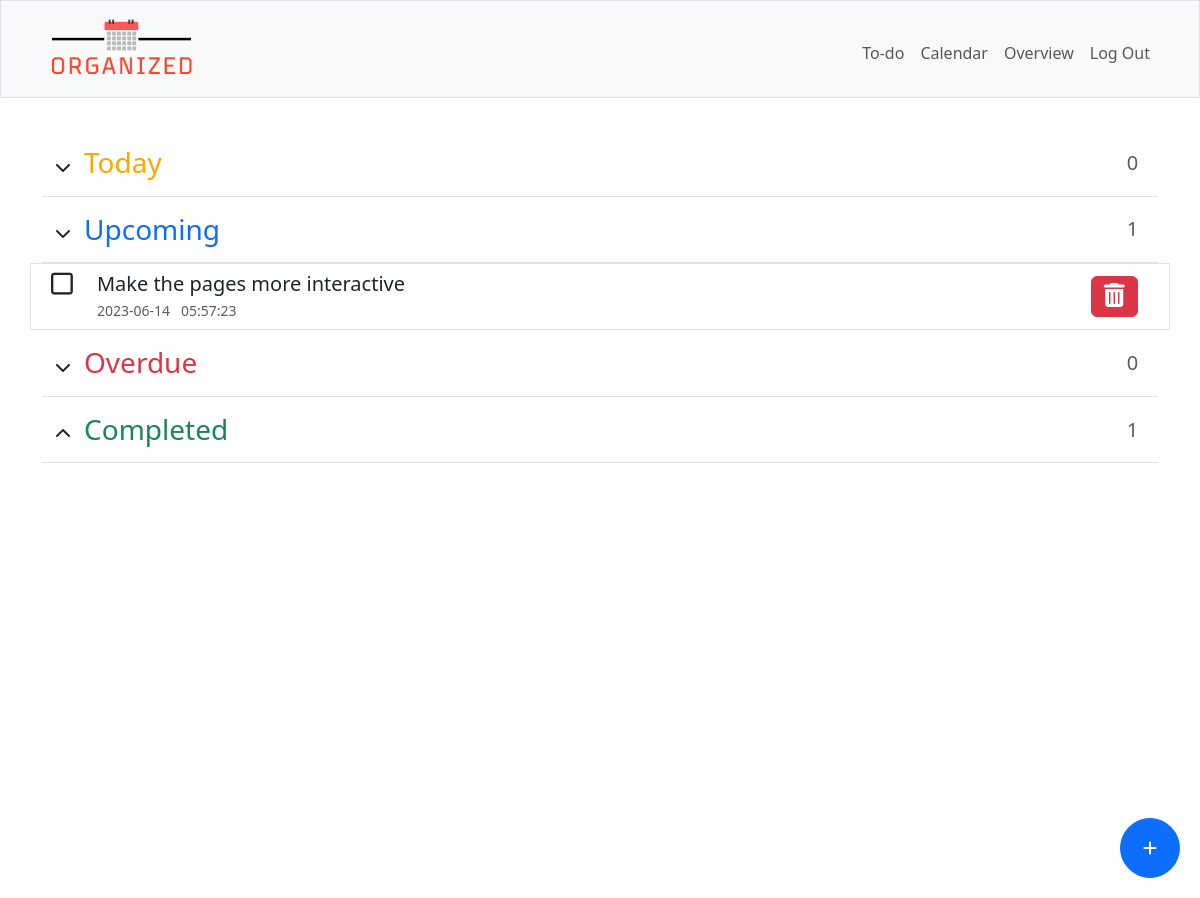
The page / (signed in) on the database its author committed.
### tables this page shows
CREATE TABLE todo (
    id INTEGER PRIMARY KEY AUTOINCREMENT NOT NULL,
    user_id INTEGER NOT NULL,
    title TEXT NOT NULL,
    [description] TEXT,
    "due_date" DATE,
    "due_time" TIME,
    [class] TEXT,
    FOREIGN KEY(user_id) REFERENCES users(id)
);

### app.py (the view)
@app.route("/", methods=["GET", "POST"])
@login_required
def index():
    if request.method == "POST":
        if request.headers.get("X-Requested-With") == "XMLHttpRequest":
            items = db.execute("SELECT * FROM todo WHERE user_id = ? AND class != 'Completed'",
                               session["user_id"])
            for item in items:
                todo_class = checkDue(item["due_date"], item["due_time"])
                if item["class"] != todo_class:
                    db.execute("UPDATE todo SET class = ? WHERE user_id = ? AND id = ?",
                               todo_class, session["user_id"], item['id'])
            return jsonify(success=True)  # Return a JSON response indicating success
        if request.form.get("btn-identifier") == "addBtn":
            title = request.form.get("title")
            description = request.form.get("description")
            date = request.form.get("date")
            time = request.form.get("time")
            if date or time:
                if date and time:
                    todo_class = checkDue(date, time)
                    db.execute("INSERT INTO todo (user_id, title, description, due_date, due_time, class) VALUES (?, ?, ?, ?, ?, ?)",
                               session["user_id"], title, description, date, time, todo_class)
                if date and not time:
                    time = "23:59:59"
                    todo_class = checkDue(date, time)
                    db.execute("INSERT INTO todo (user_id, title, description, due_date, due_time, class) VALUES (?, ?, ?, ?, ?, ?)",
                               session["user_id"], title, description, date, time, todo_class)
                if time and not date:
                    db.execute("INSERT INTO todo (user_id, title, description, due_date, due_time, class) VALUES (?, ?, ?, ?, ?, 'Today')",
                               session["user_id"], title, description, current_date, time)
            else:
                db.execute("INSERT INTO todo (user_id, title, description, due_date, due_time, class) VALUES (?, ?, ?, ?, ?, 'Today')",
                           session["user_id"], title, description, date, time)
        if request.form.get("btn-identifier") == "deleteBtn":
            id = request.form.get("todo-id")
            item = db.execute("SELECT id FROM todo WHERE user_id = ? AND id = ?",
                              session["user_id"], id)
            db.execute("DELETE FROM todo WHERE id = ?", item[0]["id"])
        if request.form.get("btn-identifier") == "checkbox":
            id = request.form.get("todo-id")
            item = db.execute("SELECT * FROM todo WHERE user_id = ? AND id = ?",
                              session["user_id"], id)
            if item[0]["due_date"] or item[0]["due_time"]:
                if item[0]["class"] == "Completed":
                    todo_class = checkDue(item[0]["due_date"], item[0]["due_time"])
                    db.execute("UPDATE todo SET class = ? WHERE user_id = ? AND id = ?",
                               todo_class, session["user_id"], id)
                else:
                    db.execute("UPDATE todo SET class = 'Completed' WHERE user_id = ? AND id = ?",
                               session["user_id"], id)
            else:
                if item[0]['class'] == "Completed":
                    db.execute("UPDATE todo SET class = 'Today' WHERE user_id = ? AND id = ?",
                               session["user_id"], id)
                else:
                    db.execute("UPDATE todo SET class = 'Completed' WHERE user_id = ? AND id = ?",
                               session["user_id"], id)
        return redirect("/")
    else:
        items = db.execute("SELECT * FROM todo WHERE user_id = ? AND class != 'Completed'",
                           session["user_id"])
        for item in items:
            todo_class = checkDue(item["due_date"], item["due_time"])
            if item["class"] != todo_class:
                db.execute("UPDATE todo SET class = ? WHERE user_id = ? AND id = ?",
                           todo_class, session["user_id"], item["id"])
        todo = db.execute("""SELECT *,
                                (SELECT COUNT(*) FROM todo WHERE user_id = ? AND class = 'Overdue') AS overdue_count,
                                (SELECT COUNT(*) FROM todo WHERE user_id = ? AND class = 'Today') AS today_count,
                                (SELECT COUNT(*) FROM todo WHERE user_id = ? AND class = 'Upcoming') AS upcoming_count,
                                (SELECT COUNT(*) FROM todo WHERE user_id = ? AND class = 'Completed') AS completed_count
                             FROM todo WHERE user_id = ? ORDER BY due_date, due_time""",
                          session["user_id"], session["user_id"], session["user_id"], session["user_id"], session["user_id"])
        if todo:
            upcoming_count = todo[0]["upcoming_count"]
            today_count = todo[0]["today_count"]
            overdue_count = todo[0]["overdue_count"]
            completed_count = todo[0]["completed_count"]
        else:
            upcoming_count = 0
            today_count = 0
            overdue_count = 0
            completed_count = 0
        return render_template("index.html", todo=todo, today_count=today_count, upcoming_count=upcoming_count, overdue_count=overdue_count, completed_count=completed_count)

### app.py (called while the page is built)
@app.after_request
def after_request(response):
    response.headers["Cache-Control"] = "no-cache, no-store, must-revalidate"
    response.headers["Expires"] = 0
    response.headers["Pragma"] = "no-cache"
    return response

### helpers.py (called while the page is built)
def login_required(f):
    @wraps(f)
    def decorated_function(*args, **kwargs):
        if session.get("user_id") is None:
            return redirect("/login")
        return f(*args, **kwargs)
    return decorated_function

def checkDue(todo_date, todo_time):
    current_dt = datetime.now()
    current_date = current_dt.date()
    current_time = current_dt.time()
    if todo_date:
        due_dt_str = todo_date + ' ' + todo_time
        due_dt = datetime.strptime(due_dt_str, '%Y-%m-%d %H:%M:%S')
        due_date = datetime.strptime(todo_date, '%Y-%m-%d').date()
        if current_dt > due_dt:
            return "Overdue"
        else:
            if current_date == due_date:
                return "Today"
            else:
                return "Upcoming"
    elif todo_time:
        due_time = datetime.strptime(todo_time, '%H:%M:%S').time()
        if current_time > due_time:
            return "Overdue"
        else:
            return "Today"
    else:
        return "Today"

### templates/index.html (shortened to what this page needs)
{% extends "layout.html" %}
{% block main %}
   <div class="d-flex flex-column w-100 text-start">
        <button type="button" class="btn btn-primary fixedButton roundedFixedBtn" data-bs-toggle="modal" data-bs-target="#addTaskModal">
            <i class="fa-solid fa-plus"></i>
        </button>
        <div class="d-flex pb-2 mb-0 border-bottom">
            <button class="btn btnCollapse" type="button" data-bs-toggle="collapse" data-bs-target="#collapseToday" aria-expanded="false" aria-controls="collapseToday">
                <i class="fa-solid fa-chevron-down"></i>
            </button>
            <h3 class="col-sm-11" id="today-section">Today</h3>
            <p class="col text-muted text-center align-self-center fs-5 mb-0 pb-2">{{ today_count }}</p>
        </div>
        <div class="d-flex pb-2 mb-0 border-bottom">
            <button class="btn btnCollapse" type="button" data-bs-toggle="collapse" data-bs-target="#collapseUpcoming" aria-expanded="false" aria-controls="collapseUpcoming">
                <i class="fa-solid fa-chevron-down"></i>
            </button>
            <h3 class="col-sm-11 text-primary" id="upcoming-section">Upcoming</h3>
            <p class="col text-muted text-center align-self-center fs-5 mb-0 pb-2">{{ upcoming_count }}</p>
        </div>
        <ul class="collapse show" id="collapseUpcoming">
            {% for row in todo if row["class"] == "Upcoming" %}
            <li>
                <div class="row border p-2 item">
                    <form action="/" method="POST" class="col-1 box">
                        <button type="submit" class="btn iconBtn align-self-center" name="btn-identifier" value="checkbox">
                            <i class="fa-regular fa-square checkbox tick" id="{{ row['id'] }}"></i>
                        </button>
                    </form>
                    <div class="col-9 todo-item">
                        <h5 class="mb-1">{{ row["title"] }}</h5>
                        <p class="text-muted fs-7 m-0">{{ row["due_date"] }}&nbsp;&nbsp;&nbsp;{{ row["due_time"] }}</p>
                    </div>
                    <form action="/" method="POST" class="col-1 align-self-center d-flex justify-content-center ms-auto">
                        <button class="btn btn-danger" name="btn-identifier" value="deleteBtn" onclick="return confirm('Are you sure you want to delete this item?');"><i class="fa fa-trash"></i></button>
                    </form>
                </div>
            </li>
            {% endfor %}
        </ul>
        <div class="d-flex pb-2 mb-0 border-bottom">
            <button class="btn btnCollapse" type="button" data-bs-toggle="collapse" data-bs-target="#collapseOverdue" aria-expanded="false" aria-controls="collapseOverdue">
                <i class="fa-solid fa-chevron-down"></i>
            </button>
            <h3 class="col-sm-11 text-danger" id="overdue-section">Overdue</h3>
            <p class="col text-muted text-center align-self-center fs-5 mb-0 pb-2">{{ overdue_count }}</p>
        </div>
        <div class="d-flex pb-2 mb-0 border-bottom">
            <button class="btn btnCollapse" type="button" data-bs-toggle="collapse" data-bs-target="#collapseCompleted" aria-expanded="false" aria-controls="collapseCompleted">
                <i class="fa-solid fa-chevron-up"></i>
            </button>
            <h3 class="col-sm-11 text-success" id="completed-section">Completed</h3>
            <p class="col text-muted text-center align-self-center fs-5 mb-0 pb-2">{{ completed_count }}</p>
        </div>
   </div>
{% endblock %}

### static/styles.css (style rules this page uses)
#today-section { color: orange; }
.fa-trash { font-size: 24px; }
ul, li { list-style: none; padding: 0; }
.fixedButton { position: fixed; bottom: 20px; right: 20px; }
.roundedFixedBtn { height: 60px; width: 60px; border-radius: 50%; color: white; text-align: center; cursor: pointer; }
.checkbox { display: flex; width: auto; height: auto; font-size: 25px; text-align: center; align-items: center; cursor: pointer; }
.box { display: inline-flex; width: auto; height: auto; padding-bottom: 1.5rem!important; justify-content: center; }
.iconBtn { padding: 0; background: none; border: none; width: fit-content; height: fit-content; }
form.box button { box-shadow: none!important; outline: none!important; }
.fs-7 { font-size: 14px!important; }

### rows shown on the page
todo: title "Make the pages more interactive", due_date "2023-06-14", due_time "05:57:23"

### other values the page prints
{{ today_count }} "0"
{{ upcoming_count }} "1"
{{ overdue_count }} "0"
{{ completed_count }} "1"
